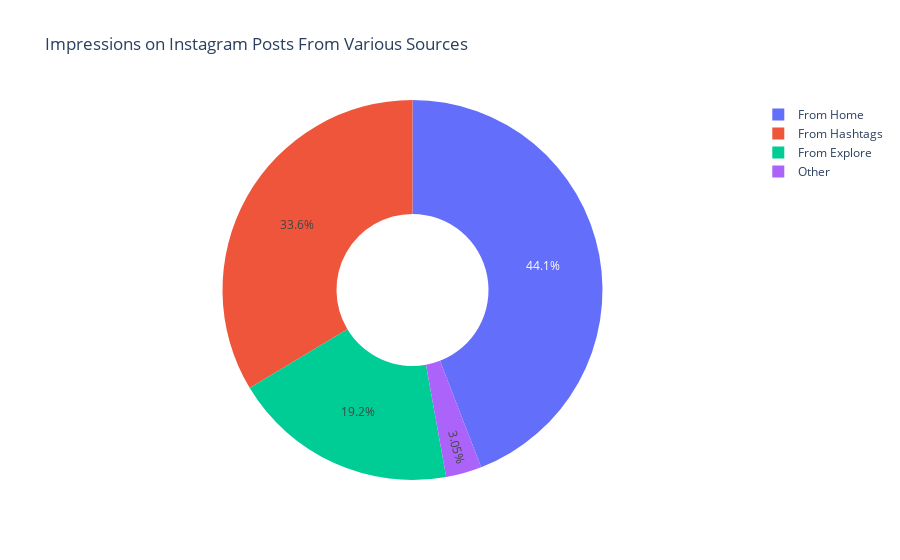

Here is the notebook cell this chart was saved with:
### Markdown cell above
### 3.4 Combining all as the percentage of impressions

### Code cell
home = data["From Home"].sum()
hashtags = data["From Hashtags"].sum()
explore = data["From Explore"].sum()
other = data["From Other"].sum()

labels = ['From Home','From Hashtags','From Explore','Other']
values = [home, hashtags, explore, other]

fig = px.pie(data, values=values, names=labels, 
             title='Impressions on Instagram Posts From Various Sources', hole=0.4)
fig.show()

### Figure 1 — Plotly figure (JSON) as saved in the notebook; plotly's stock layout.template omitted (floating-point values rounded to 4 significant figures)
{"data": [{"domain": {"x": [0, 1], "y": [0, 1]}, "hole": 0.4, "hovertemplate": "label=%{label}<br>value=%{value}<extra></extra>", "labels": ["From Home", "From Hashtags", "From Explore", "Other"], "legendgroup": "", "name": "", "showlegend": true, "type": "pie", "values": [294619, 224614, 128294, 20360]}], "layout": {"legend": {"tracegroupgap": 0}, "title": {"text": "Impressions on Instagram Posts From Various Sources"}}}
